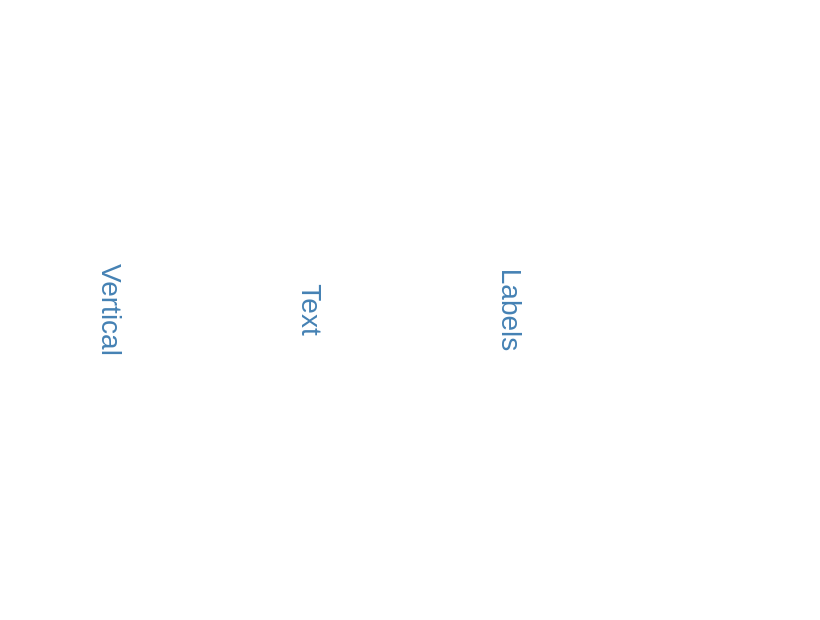

Here is the Vega-Lite specification saved for this chart:
### Vega specification from a JSON file in a GitHub repository (floating-point values rounded to 4 significant figures)
{"$schema": "https://vega.github.io/schema/vega/v6.json", "width": 400, "height": 300, "padding": 5, "autosize": "none", "data": [{"name": "table", "values": [{"x": 50, "y": 150, "text": "Vertical"}, {"x": 150, "y": 150, "text": "Text"}, {"x": 250, "y": 150, "text": "Labels"}]}], "marks": [{"type": "text", "from": {"data": "table"}, "encode": {"update": {"x": {"field": "x"}, "y": {"field": "y"}, "text": {"field": "text"}, "angle": {"value": 90}, "fill": {"value": "steelblue"}, "align": {"value": "center"}, "baseline": {"value": "middle"}, "fontSize": {"value": 14}}}}]}
